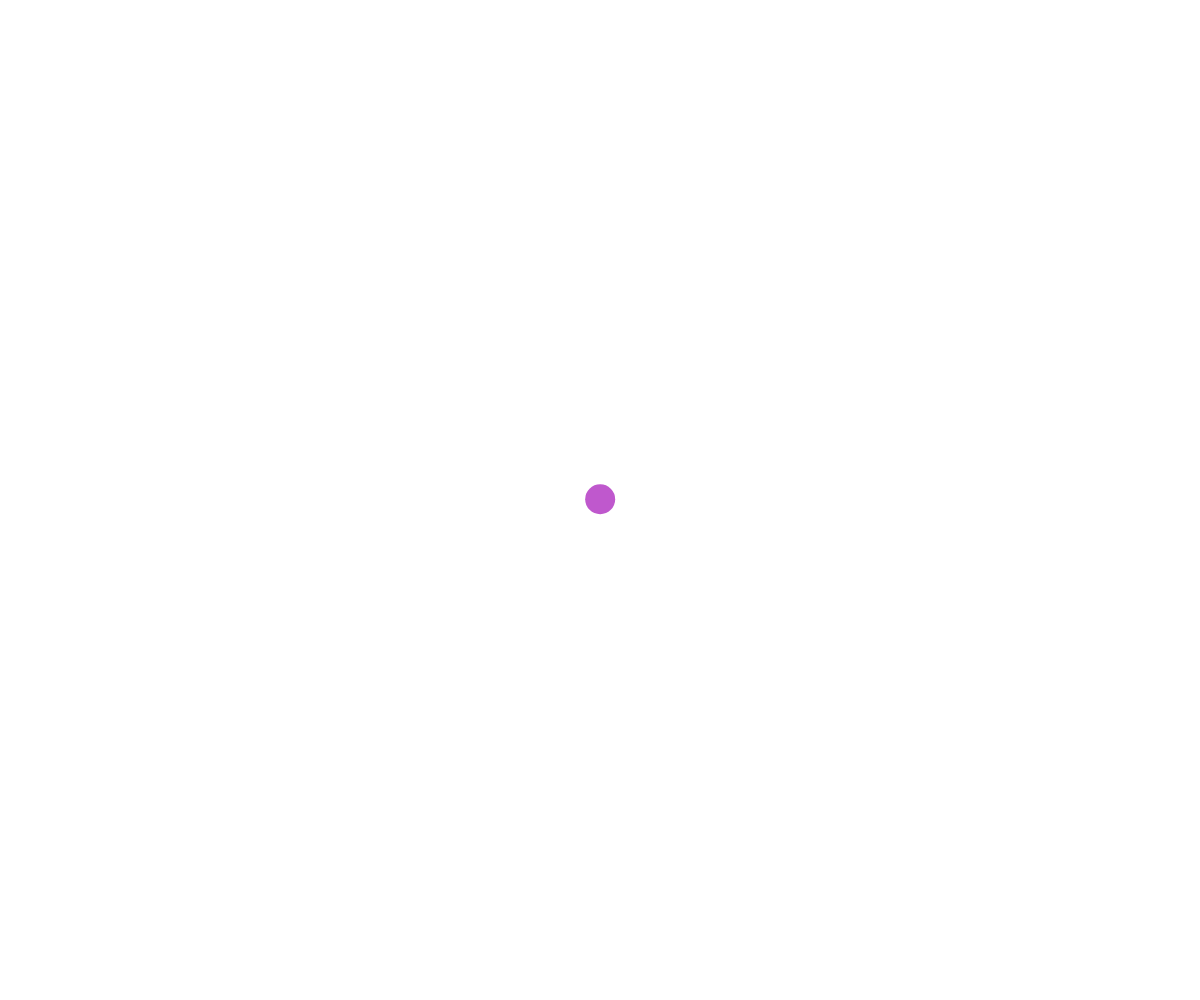
Frame 1 (no input)
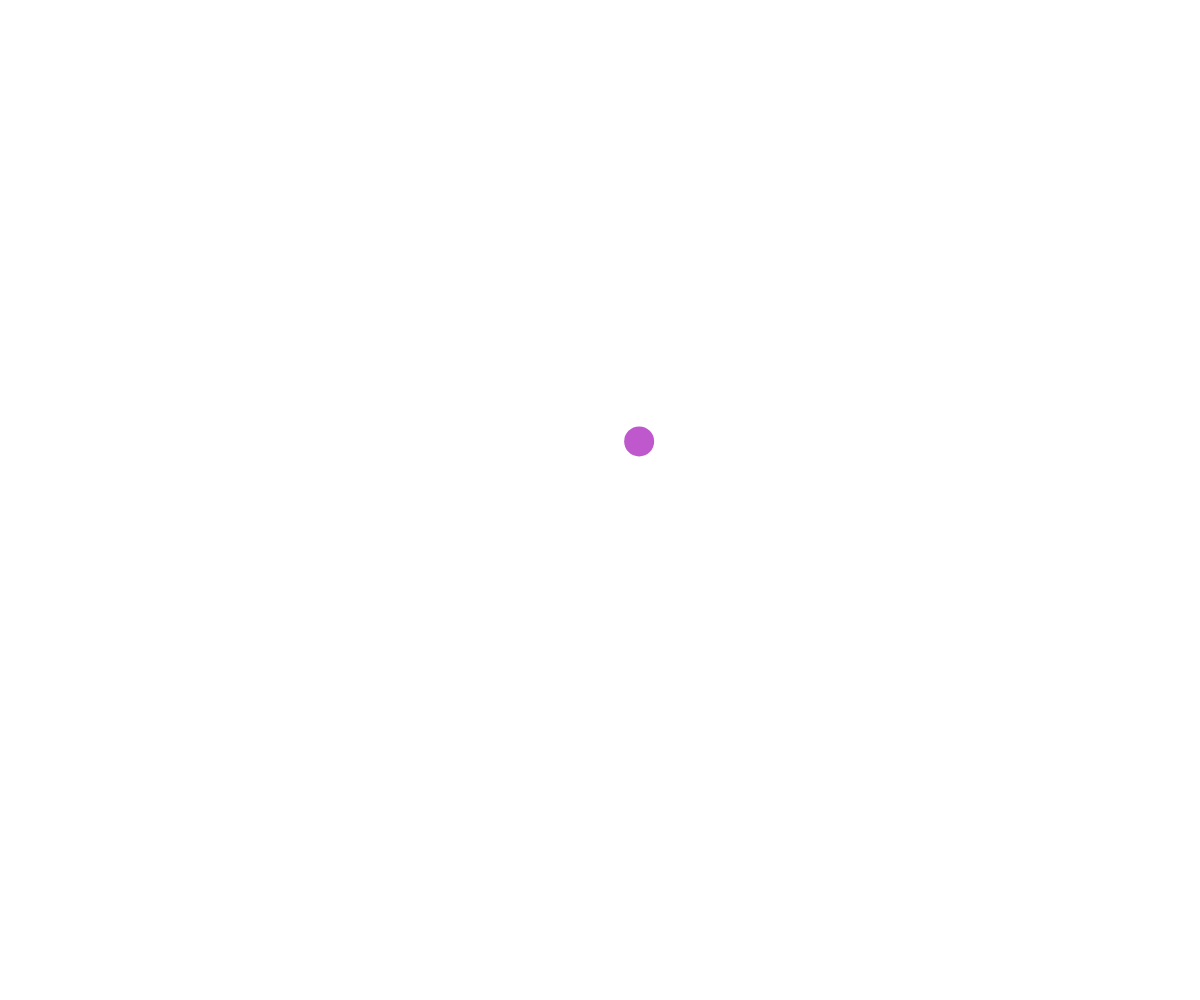
Frame 60 (no input)
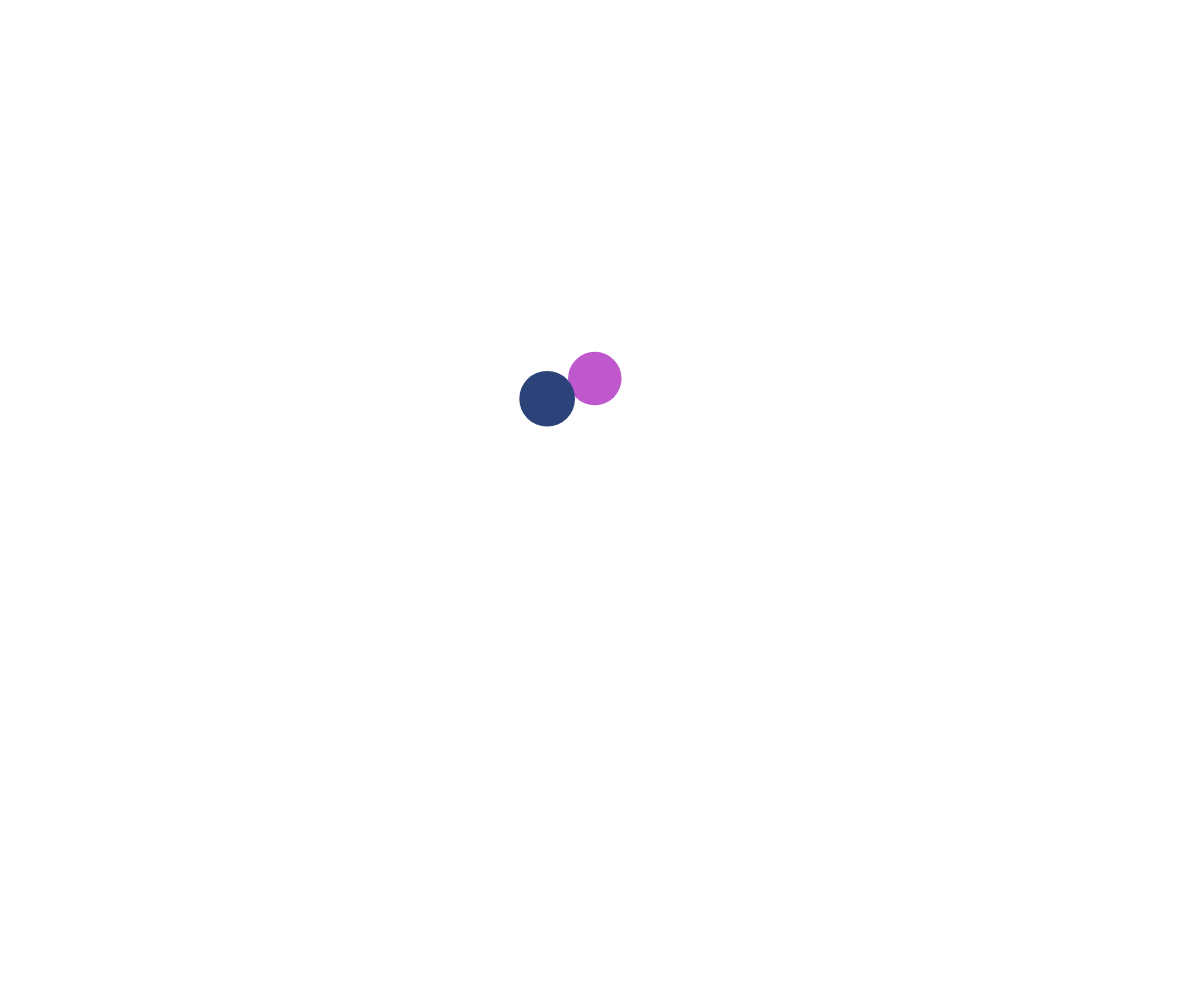
Frame 120 (the mouse pressed at the canvas centre since frame 60)

The p5.js sketch that drew these frames (run headless with seeded random() and noise() and a simulated clock; from frame 60 on, the mouse is pressed at the canvas centre):

// p5.js sketch
// ── sketch.js
// Connected Nodes OOP Demo

let nodes = [];

function setup() {
  createCanvas(windowWidth, windowHeight);

  let pt = new MovingPoint(width/2, height/2);
  nodes.push(pt);
}

function draw() {
  background(255);

  for (let node of nodes) {
    node.update();
    node.connectTo(nodes);
  }

  for (let node of nodes) {
    node.display();
  }
}

function mousePressed() {
  let pt = new MovingPoint(mouseX, mouseY);
  nodes.push(pt);
}

class MovingPoint {
  constructor(x, y) {
    this.x = x;
    this.y = y;
    this.speed = 5;
    this.radius = 15;
    this.xTime = random(1000);
    this.yTime = random(1000);
    this.deltaTime = 0.01;
    this.color = color(random(255), random(255), random(255));
    this.reach = 200;
    this.maxRadius = 45;
    this.minRadius = 15;
  }

  display() {
    noStroke();
    this.color.setAlpha(255);
    fill(this.color);
    circle(this.x, this.y, this.radius * 2);
  }

  update() {
    this.move();
    this.wrap();
    this.mouseReact();
  }

  connectTo(nodesArray) {
    for (let node of nodesArray) {
      if (node !== this) {
        let distance = dist(this.x, this.y, node.x, node.y);
        if (distance < this.reach) {
          this.color.setAlpha(map(distance, 0, this.reach, 255, 0));
          stroke(this.color);
          line(this.x, this.y, node.x, node.y);
        }
      }
    }
  }

  mouseReact() {
    let distance = dist(this.x, this.y, mouseX, mouseY);

    if (distance < this.reach) {
      this.radius = map(distance, 0, this.reach, this.maxRadius, this.minRadius);
    } 
    else {
      this.radius = this.minRadius;
    }
  }

  move() {
    // Perlin noise movement
    let dx = noise(this.xTime);
    let dy = noise(this.yTime);

    // Scale to movement speed
    dx = map(dx, 0, 1, -this.speed, this.speed);
    dy = map(dy, 0, 1, -this.speed, this.speed);

    // Move point
    this.x += dx;
    this.y += dy;

    // Move on time axis
    this.xTime += this.deltaTime;
    this.yTime += this.deltaTime;
  }

  wrap() {
    // horizontal wrap
    if (this.x < -this.radius) {
      this.x = width+this.radius;
    }
    else if (this.x > width + this.radius) {
      this.x = -this.radius;
    }

    // vertical wrap
    if (this.y < -this.radius) {
      this.y = height+this.radius;
    }
    else if (this.y > height + this.radius) {
      this.y = -this.radius;
    }
  }
}
